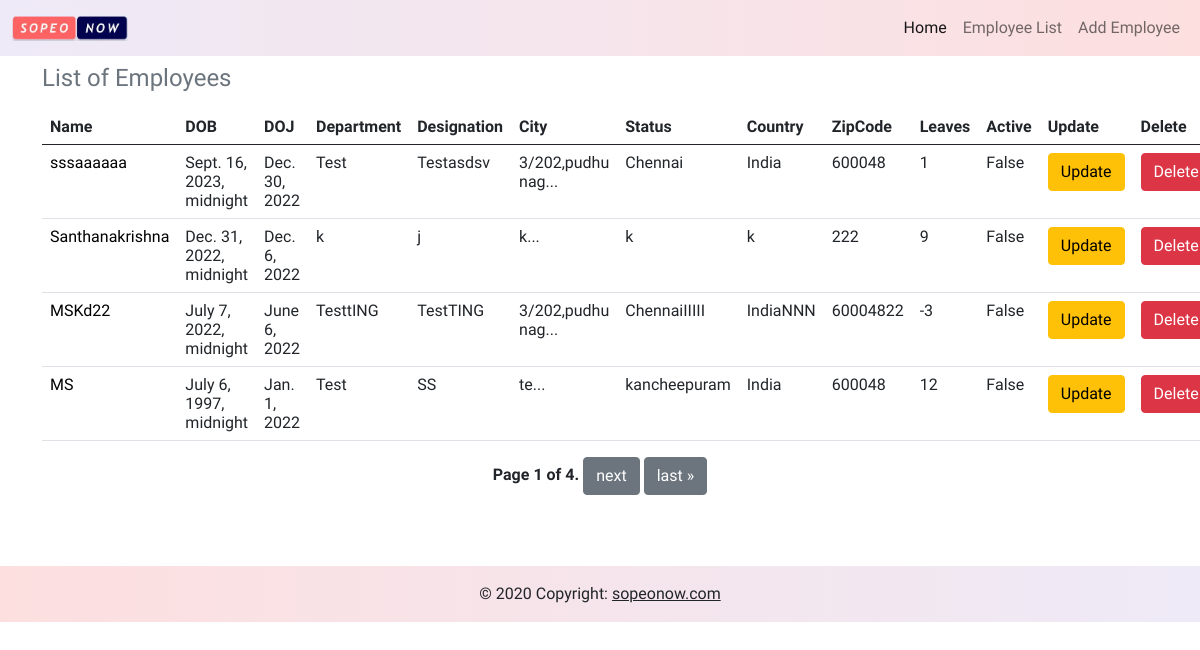
/employees/, run on the app's committed database.
### employees/models.py (models this page shows, shortened)
class Employee(models.Model):
    Name = models.CharField(max_length=100)
    dp = models.FileField(default="default.png")
    DOB = models.DateTimeField()
    DOJ = models.DateField()
    Department = models.CharField(max_length=100)
    post = models.CharField(max_length=100)
    Address = models.CharField(max_length=100)
    City = models.CharField(max_length=100)
    Country = models.CharField(max_length=100)
    ZipCode = models.IntegerField()
    State = models.CharField(max_length=100, blank=True, null=True)
    Active = models.BooleanField(default=True)
    Leave_count = models.IntegerField(default=12)
    on_leave = models.BooleanField(default="False")
    def __init__(self, *args, **kwargs):
        super().__init__(*args, **kwargs)
        self.__initialLeave__count = self.Leave_count

### employees/views.py (the view)
# urls.py: path('', EmployeeListingPage.as_view(), name="emp-list"),
class EmployeeListingPage(ListView):
    template_name = "emp_list.html"
    model = Employee
    context_object_name = "employees"
    paginate_by = 4

### employees/templates/emp_list.html (shortened to what this page needs)
{% extends "base.html" %}
{% block content %}
<div class="container mx-auto" style="min-height:510px; height:50%; position:relative;">
    <table class="table caption-top">
        <caption><h4>List of Employees</h4></caption>
        <thead>
        <tr>
            <th scope="col">Name</th>
            <th scope="col">DOB</th>
            <th scope="col">DOJ</th>
            <th scope="col">Department</th>
            <th scope="col">Designation</th>
            <th scope="col">City</th>
            <th scope="col">Status</th>
            <th scope="col">Country</th>
            <th scope="col">ZipCode</th>
            <th scope="col">Leaves</th>
            <th scope="col">Active</th>
            <th scope="col">Update</th>
            <th scope="col">Delete</th>
        </tr>
        </thead>
        <tbody>
        {% for employee in employees %}
        <tr><a href="{% url 'emp-detail' employee.pk %}">
            <td scope="col"><a href="{% url 'emp-detail' employee.pk %}" style="color:black; text-decoration:none">{{employee.Name|slice:":15"}}</a>
            </td>
            <td scope="col">{{employee.DOB|slice:":15"}}</td>
            <td scope="col">{{employee.DOJ|slice:":20"}}</td>
            <td scope="col">{{employee.Department|slice:":20"}}</td>
            <td scope="col">{{employee.post|slice:":20"}}</td>
            <td scope="col">{{employee.Address|slice:":15"}}...</td>
            <td scope="col">{{employee.City|slice:":20"}}</td>
            <td scope="col">{{employee.Country|slice:":20"}}</td>
            <td scope="col">{{employee.ZipCode|slice:":20"}}</td>
            <td scope="col">{{employee.Leave_count|slice:":10"}}</td>
            <td scope="col">{{employee.Active}}</td>
            <td scope="col"><a href="{% url 'emp-edit' employee.pk %}">
                <button class="btn btn-warning" type="button">Update</button>
            </a></td>
            <td scope="col"><a href="{% url 'emp-delete' employee.pk %}">
                <button class="btn btn-danger" type="button">Delete</button>
            </a></td>
        </a>
        </tr>
        {% endfor %}
        </tbody>
    </table>
    <div class="pagination mx-auto" style="width:100%; justify-content:center; ">
    <span class="step-links">
        <span class="current fw-bold">
            Page {{ page_obj.number }} of {{ page_obj.paginator.num_pages }}.
        </span>
        {% if page_obj.has_next %}
            <a class="btn btn-secondary mb4" href="?page={{ page_obj.next_page_number }}">next</a>
            <a class="btn btn-secondary mb4" href="?page={{ page_obj.paginator.num_pages }}">last &raquo;</a>
        {% endif %}
    </span>
    </div>
    <br/>
</div>
{% endblock %}

### templates/base.html (shortened to what this page needs)
{% load static %}
<html lang="en">
<head>
    <link href="{% static 'styles.css' %}" rel="stylesheet"/>
    <link href="https://cdn.jsdelivr.net/npm/bootstrap@5.0.2/dist/css/bootstrap.min.css"
 rel="stylesheet">
</head>
<body style="position:relative; ">
{% include "navbar.html" %}
{% block content %}{% endblock %}
{% include "footer.html" %}
</body>
</html>

### templates/navbar.html (shortened to what this page needs)
{% load static %}
<nav class="navbar navbar-expand-lg navbar-light bg-light "
     style="position:sticky;
      z-index:999;top:0%; background-image: linear-gradient(to right, #eeeaf7 , #fddfdf)">
    <div class="container-fluid ">
        <a class="navbar-brand" href="{% url 'landing-page' %}"><img src="{% static 'images/sopeonowLogo.jpeg' %}" style="height:26px"/></a>
        <div class="collapse navbar-collapse d-flex flex-row-reverse" id="navbarSupportedContent">
            <div>
                <ul class="navbar-nav me-auto mb-2 mb-lg-0 align-self-end">
                    <li class="nav-item">
                        <a aria-current="page" class="nav-link active" href="{% url 'landing-page' %}">Home</a>
                    </li>
                    <li class="nav-item">
                        <a class="nav-link" href="{% url 'emp-list' %}">Employee List</a>
                    </li>
                    <li class="nav-item">
                        <a class="nav-link" href="{% url 'emp-create' %}">Add Employee</a>
                    </li>
                </ul>
            </div>
        </div>
    </div>
</nav>

### templates/footer.html
<div >
    <footer class="bg-light text-center text-lg-start" style=" bottom:0%; width:100%">
        <div class="text-center p-3" style="background-image: linear-gradient(to right, #fddfdf , #eeeaf7)">
            © 2020 Copyright:
            <a class="text-dark" href="https://mdbootstrap.com/">sopeonow.com</a>
        </div>
    </footer>
</div>

### static/styles.css (style rules this page uses)
* { font-family:Heebo; }

### data on the page
Employee: Name "sssaaaaaa", DOB "Sept. 16, 2023, midnight", DOJ "Dec. 30, 2022", Department "Test", post "Testasdsv", Address "3/202,pudhu nag", City "Chennai", Country "India", ZipCode "600048", Leave_count "1", Active "False"
Employee: Name "Santhanakrishna", DOB "Dec. 31, 2022, midnight", DOJ "Dec. 6, 2022", Department "k", post "j", Address "k", City "k", Country "k", ZipCode "222", Leave_count "9", Active "False"
Employee: Name "MSKd22", DOB "July 7, 2022, midnight", DOJ "June 6, 2022", Department "TesttING", post "TestTING", Address "3/202,pudhu nag", City "ChennaiIIIII", Country "IndiaNNN", ZipCode "60004822", Leave_count "-3", Active "False"
Employee: Name "MS", DOB "July 6, 1997, midnight", DOJ "Jan. 1, 2022", Department "Test", post "SS", Address "te", City "kancheepuram", Country "India", ZipCode "600048", Leave_count "12", Active "False"

### other printed values
{{ page_obj.number }} "1"
{{ page_obj.paginator.num_pages }} "4"
